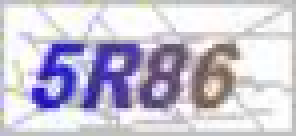
#> input picture python实例/ocr/resource/5R86.png, 74 x 34 px (shown 4 times larger); its folder holds only this picture in this run
$ python image_preprocess.py
#> lines starting #> are read from the running program, lines starting #| are printed output that depends on the picture; after the words box and inside, x2 and y2 are one past the last pixel; in counts of white or black regions, pixels touching at a corner belong together
#> in Recognition, img is the input picture: shape (34, 74, 3); mean B, G, R 211.3, 196, 200.5
import re
import time
import cv2
import numpy as np
import matplotlib.pyplot as plt
import os
import pytesseract
from PIL import Image


# 提升识别的准确率
# 1.利用jTessBoxEditor进行字库训练
# 2.对图片进行预处理(官方说明:https://tesseract-ocr.github.io/tessdoc/ImproveQuality
"""
图片预处理常用方法
1.放大图片
2.图像灰度化
3.二值化
4.去除边框
5.降噪
...
"""
# https://blog.csdn.net/weixin_43881394/article/details/108293799
# https://blog.csdn.net/qq_42103091/article/details/107667926

def GrayImage(img):
    """
    功能对图像进行灰度化
    """
    img = cv2.cvtColor(img,cv2.COLOR_BGR2GRAY) #转化为灰度图
    return img

def ResizeImage(img,ratio):
    """
    功能：重置图片大小
    image_path：图片路径
    ratio：图片的缩放比例
    """
#> called with ratio = 2
    h, w = img.shape[:2]
#> h = 34; w = 74
    nw,nh = int(ratio*w),int(ratio*h)
#> nw = 148; nh = 68
    img = cv2.resize(img,(nw,nh))
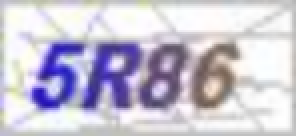
#> img: shape (68, 148, 3) (shown 2 times larger); mean of channels 0, 1, 2 211.2, 196, 200.5; drawn as B, G, R
#> in GrayImage, `img = cv2.cvtColor(img,cv2.COLOR_BGR2GRAY)`:
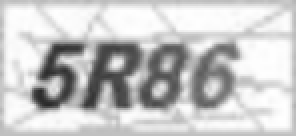
#> img: shape (68, 148) (shown 2 times larger); min 41, max 255, mean 199
    return img

def Binarisation(img):
    """
    将图片二值化
    img：待处理的图像
    """
    _,img = cv2.threshold(img,127,255,cv2.THRESH_BINARY)
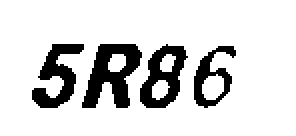
#> img: shape (68, 148) (shown 2 times larger); 84.4% white; 4 black regions, box (x1, y1, x2, y2) and area: (41, 22, 71, 54) 525, (70, 22, 94, 54) 394, (16, 22, 42, 54) 388, (97, 23, 118, 54) 265
    return img

def ClearBorder(img):
    """
    功能：去除边框
    """
    h, w = img.shape[:2]
#> h = 68; w = 148
    for y in range(0, w):
        for x in range(0, h):
            if y < 2 or y > w - 2:
                img[x, y] = 255
            if x < 2 or x > h -2:
                img[x, y] = 255
    return img

def interference_line(img):
    """
    功能：线降噪
    """
    h, w = img.shape[:2]
#> h = 68; w = 148
    for y in range(1, w - 1):
        for x in range(1, h - 1):
            count = 0
            if np.all(img[x, y - 1] > 245):
                count = count + 1
            if np.all(img[x, y + 1] > 245):
                count = count + 1
            if np.all(img[x - 1, y] > 245):
                count = count + 1
            if np.all(img[x + 1, y] > 245):
                count = count + 1
            if count > 2:
                img[x, y] = 255
#> img: shape (68, 148); 84.4% white; 4 black regions, box (x1, y1, x2, y2) and area: (41, 22, 71, 54) 525, (70, 23, 93, 54) 392, (16, 22, 42, 54) 387, (97, 23, 118, 54) 264
    return img


def FilePaths(file_path=''):
    """
    功能：获取图片路径名及真实标签
    """
    # file_path = os.path.join(os.path.dirname(__file__),'resource')
    for filename in os.listdir('resource'):
        # yield filename[:-4],file_path + filename
        yield filename[:4],'resource/' + filename

def Recognition():
    total,true_num = 0,0
    for tab,file_path in FilePaths():
        total += 1
        mark = False
        img = cv2.imread(file_path)
        img = ResizeImage(img,2)
        img = GrayImage(img)
        img = Binarisation(img)
        img = ClearBorder(img)
        img = interference_line(img)
        text = pytesseract.image_to_string(img)
        new_text = re.findall(r'(\w+)', text)[0] if re.findall(r'(\w+)', text) else None
        if str(new_text) == str(tab):
            mark = True
            true_num += 1
        # for i in range(4):
        #     if new_text[0] != tab[0]:
        #         mark = False

        print('识别:',new_text,tab,mark)
        time.sleep(1)
    print("识别准确率为{}".format(true_num/total))

# [99 lines left out: functions Recognitino1, recognize_text0, recognize_text1, recognize_text2, recognize_text3, not called in this run]


if __name__ == "__main__":
    # [9 lines of commented-out code are left out]
    Recognition()
#> (the call stopped at in Recognition, `text = pytesseract.image_to_string(img)`: pytesseract is not available in this run)

$ run again, on python实例/ocr/resource/ocr_test.png
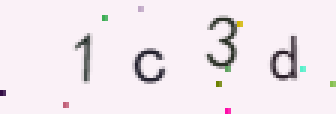
#> input picture python实例/ocr/resource/ocr_test.png, 112 x 38 px (shown 3 times larger)
#> in Recognition, img is the input picture: shape (38, 112, 3); mean B, G, R 237.1, 231.7, 240.2
#> in ResizeImage, `img = cv2.resize(img,(nw,nh))`:
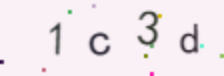
#> img: shape (76, 224, 3); mean of channels 0, 1, 2 237.1, 231.6, 240.2; drawn as B, G, R
#> in Binarisation, `_,img = cv2.threshold(img,127,255,cv2.THRESH_BINARY)`:
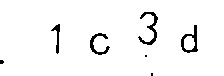
#> img: shape (76, 224); 96.3% white; 7 black regions (3 under 20 px), largest, box (x1, y1, x2, y2) and area: (138, 12, 158, 45) 193, (181, 25, 198, 53) 171, (90, 33, 110, 55) 146, (51, 24, 60, 54) 93
